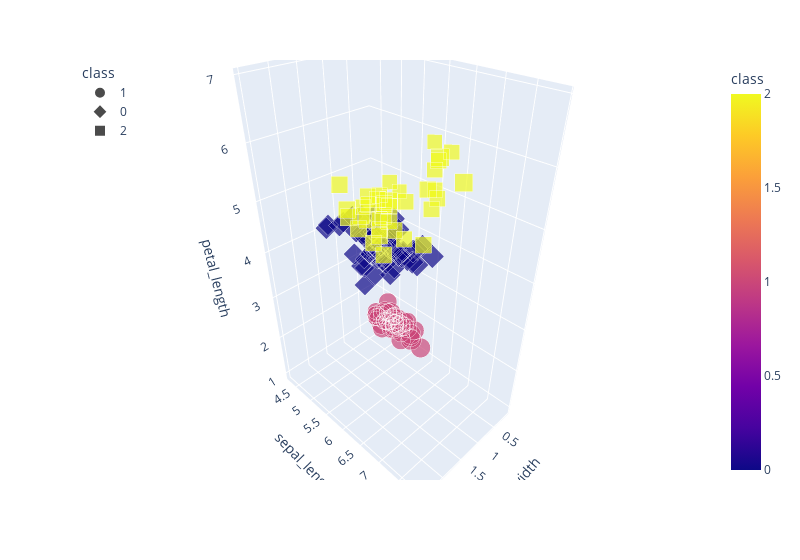

Notebook cell for this chart:
### Code cell
# Plotting the clusters with three features
fig = px.scatter_3d(
    iris_df, 
    x="petal_width", 
    y="sepal_length", 
    z="petal_length", 
    color="class", 
    symbol="class", 
    size="sepal_width",
    width=800)
fig.update_layout(legend=dict(x=0,y=1))
fig.show()

### Figure 1 — Plotly figure (JSON) as saved in the notebook; plotly's stock layout.template omitted (floating-point values rounded to 4 significant figures)
{"data": [{"hovertemplate": "class=%{marker.color}<br>petal_width=%{x}<br>sepal_length=%{y}<br>petal_length=%{z}<br>sepal_width=%{marker.size}<extra></extra>", "legendgroup": "1", "marker": {"color": [1, 1, 1, 1, 1, 1, 1, 1, 1, 1, 1, 1, 1, 1, 1, 1, 1, 1, 1, 1, 1, 1, 1, 1, 1, 1, 1, 1, 1, 1, 1, 1, 1, 1, 1, 1, 1, 1, 1, 1, 1, 1, 1, 1, 1, 1, 1, 1, 1, 1], "coloraxis": "coloraxis", "size": [3.5, 3, 3.2, 3.1, 3.6, 3.9, 3.4, 3.4, 2.9, 3.1, 3.7, 3.4, 3, 3, 4, 4.4, 3.9, 3.5, 3.8, 3.8, 3.4, 3.7, 3.6, 3.3, 3.4, 3, 3.4, 3.5, 3.4, 3.2, 3.1, 3.4, 4.1, 4.2, 3.1, 3.2, 3.5, 3.1, 3, 3.4, 3.5, 2.3, 3.2, 3.5, 3.8, 3, 3.8, 3.2, 3.7, 3.3], "sizemode": "area", "sizeref": 0.011, "symbol": "circle"}, "mode": "markers", "name": "1", "scene": "scene", "showlegend": true, "type": "scatter3d", "x": [0.2, 0.2, 0.2, 0.2, 0.2, 0.4, 0.3, 0.2, 0.2, 0.1, 0.2, 0.2, 0.1, 0.1, 0.2, 0.4, 0.4, 0.3, 0.3, 0.3, 0.2, 0.4, 0.2, 0.5, 0.2, 0.2, 0.4, 0.2, 0.2, 0.2, 0.2, 0.4, 0.1, 0.2, 0.1, 0.2, 0.2, 0.1, 0.2, 0.2, 0.3, 0.3, 0.2, 0.6, 0.4, 0.3, 0.2, 0.2, 0.2, 0.2], "y": [5.1, 4.9, 4.7, 4.6, 5, 5.4, 4.6, 5, 4.4, 4.9, 5.4, 4.8, 4.8, 4.3, 5.8, 5.7, 5.4, 5.1, 5.7, 5.1, 5.4, 5.1, 4.6, 5.1, 4.8, 5, 5, 5.2, 5.2, 4.7, 4.8, 5.4, 5.2, 5.5, 4.9, 5, 5.5, 4.9, 4.4, 5.1, 5, 4.5, 4.4, 5, 5.1, 4.8, 5.1, 4.6, 5.3, 5], "z": [1.4, 1.4, 1.3, 1.5, 1.4, 1.7, 1.4, 1.5, 1.4, 1.5, 1.5, 1.6, 1.4, 1.1, 1.2, 1.5, 1.3, 1.4, 1.7, 1.5, 1.7, 1.5, 1, 1.7, 1.9, 1.6, 1.6, 1.5, 1.4, 1.6, 1.6, 1.5, 1.5, 1.4, 1.5, 1.2, 1.3, 1.5, 1.3, 1.5, 1.3, 1.3, 1.3, 1.6, 1.9, 1.4, 1.6, 1.4, 1.5, 1.4]}, {"hovertemplate": "class=%{marker.color}<br>petal_width=%{x}<br>sepal_length=%{y}<br>petal_length=%{z}<br>sepal_width=%{marker.size}<extra></extra>", "legendgroup": "0", "marker": {"color": [0, 0, 0, 0, 0, 0, 0, 0, 0, 0, 0, 0, 0, 0, 0, 0, 0, 0, 0, 0, 0, 0, 0, 0, 0, 0, 0, 0, 0, 0, 0, 0, 0, 0, 0, 0, 0, 0, 0, 0, 0, 0, 0, 0, 0, 0, 0, 0, 0, 0, 0, 0, 0, 0, 0, 0, 0, 0, 0, 0, 0, 0], "coloraxis": "coloraxis", "size": [3.2, 3.2, 2.3, 2.8, 2.8, 3.3, 2.4, 2.9, 2.7, 2, 3, 2.2, 2.9, 2.9, 3.1, 3, 2.7, 2.2, 2.5, 3.2, 2.8, 2.5, 2.8, 2.9, 3, 2.8, 2.9, 2.6, 2.4, 2.4, 2.7, 2.7, 3, 3.4, 3.1, 2.3, 3, 2.5, 2.6, 3, 2.6, 2.3, 2.7, 3, 2.9, 2.9, 2.5, 2.8, 2.7, 2.5, 2.5, 2.8, 2.2, 2.8, 2.7, 2.8, 3, 2.8, 3, 2.7, 2.5, 3], "sizemode": "area", "sizeref": 0.011, "symbol": "diamond"}, "mode": "markers", "name": "0", "scene": "scene", "showlegend": true, "type": "scatter3d", "x": [1.4, 1.5, 1.3, 1.5, 1.3, 1.6, 1, 1.3, 1.4, 1, 1.5, 1, 1.4, 1.3, 1.4, 1.5, 1, 1.5, 1.1, 1.8, 1.3, 1.5, 1.2, 1.3, 1.4, 1.4, 1.5, 1, 1.1, 1, 1.2, 1.6, 1.5, 1.6, 1.5, 1.3, 1.3, 1.3, 1.2, 1.4, 1.2, 1, 1.3, 1.2, 1.3, 1.3, 1.1, 1.3, 1.9, 1.7, 2, 2.4, 1.5, 2, 1.8, 1.8, 1.8, 1.5, 1.8, 1.9, 1.9, 1.8], "y": [7, 6.4, 5.5, 6.5, 5.7, 6.3, 4.9, 6.6, 5.2, 5, 5.9, 6, 6.1, 5.6, 6.7, 5.6, 5.8, 6.2, 5.6, 5.9, 6.1, 6.3, 6.1, 6.4, 6.6, 6.8, 6, 5.7, 5.5, 5.5, 5.8, 6, 5.4, 6, 6.7, 6.3, 5.6, 5.5, 5.5, 6.1, 5.8, 5, 5.6, 5.7, 5.7, 6.2, 5.1, 5.7, 5.8, 4.9, 5.7, 5.8, 6, 5.6, 6.3, 6.2, 6.1, 6.3, 6, 5.8, 6.3, 5.9], "z": [4.7, 4.5, 4, 4.6, 4.5, 4.7, 3.3, 4.6, 3.9, 3.5, 4.2, 4, 4.7, 3.6, 4.4, 4.5, 4.1, 4.5, 3.9, 4.8, 4, 4.9, 4.7, 4.3, 4.4, 4.8, 4.5, 3.5, 3.8, 3.7, 3.9, 5.1, 4.5, 4.5, 4.7, 4.4, 4.1, 4, 4.4, 4.6, 4, 3.3, 4.2, 4.2, 4.2, 4.3, 3, 4.1, 5.1, 4.5, 5, 5.1, 5, 4.9, 4.9, 4.8, 4.9, 5.1, 4.8, 5.1, 5, 5.1]}, {"hovertemplate": "class=%{marker.color}<br>petal_width=%{x}<br>sepal_length=%{y}<br>petal_length=%{z}<br>sepal_width=%{marker.size}<extra></extra>", "legendgroup": "2", "marker": {"color": [2, 2, 2, 2, 2, 2, 2, 2, 2, 2, 2, 2, 2, 2, 2, 2, 2, 2, 2, 2, 2, 2, 2, 2, 2, 2, 2, 2, 2, 2, 2, 2, 2, 2, 2, 2, 2, 2], "coloraxis": "coloraxis", "size": [3.1, 3, 3.3, 3, 2.9, 3, 3, 2.9, 2.5, 3.6, 3.2, 2.7, 3, 3.2, 3, 3.8, 2.6, 3.2, 2.8, 3.3, 3.2, 2.8, 3, 2.8, 3.8, 2.8, 2.6, 3, 3.4, 3.1, 3.1, 3.1, 3.1, 3.2, 3.3, 3, 3, 3.4], "sizemode": "area", "sizeref": 0.011, "symbol": "square"}, "mode": "markers", "name": "2", "scene": "scene", "showlegend": true, "type": "scatter3d", "x": [1.5, 1.7, 2.5, 2.1, 1.8, 2.2, 2.1, 1.8, 1.8, 2.5, 2, 1.9, 2.1, 2.3, 1.8, 2.2, 2.3, 2.3, 2, 2.1, 1.8, 2.1, 1.6, 1.9, 2, 2.2, 1.4, 2.3, 2.4, 1.8, 2.1, 2.4, 2.3, 2.3, 2.5, 2.3, 2, 2.3], "y": [6.9, 6.7, 6.3, 7.1, 6.3, 6.5, 7.6, 7.3, 6.7, 7.2, 6.5, 6.4, 6.8, 6.4, 6.5, 7.7, 7.7, 6.9, 7.7, 6.7, 7.2, 6.4, 7.2, 7.4, 7.9, 6.4, 6.1, 7.7, 6.3, 6.4, 6.9, 6.7, 6.9, 6.8, 6.7, 6.7, 6.5, 6.2], "z": [4.9, 5, 6, 5.9, 5.6, 5.8, 6.6, 6.3, 5.8, 6.1, 5.1, 5.3, 5.5, 5.3, 5.5, 6.7, 6.9, 5.7, 6.7, 5.7, 6, 5.6, 5.8, 6.1, 6.4, 5.6, 5.6, 6.1, 5.6, 5.5, 5.4, 5.6, 5.1, 5.9, 5.7, 5.2, 5.2, 5.4]}], "layout": {"coloraxis": {"colorbar": {"title": {"text": "class"}}, "colorscale": [[0, "#0d0887"], [0.1111, "#46039f"], [0.2222, "#7201a8"], [0.3333, "#9c179e"], [0.4444, "#bd3786"], [0.5556, "#d8576b"], [0.6667, "#ed7953"], [0.7778, "#fb9f3a"], [0.8889, "#fdca26"], [1, "#f0f921"]]}, "legend": {"itemsizing": "constant", "title": {"text": "class"}, "tracegroupgap": 0, "x": 0, "y": 1}, "margin": {"t": 60}, "scene": {"domain": {"x": [0, 1], "y": [0, 1]}, "xaxis": {"title": {"text": "petal_width"}}, "yaxis": {"title": {"text": "sepal_length"}}, "zaxis": {"title": {"text": "petal_length"}}}, "width": 800}}
